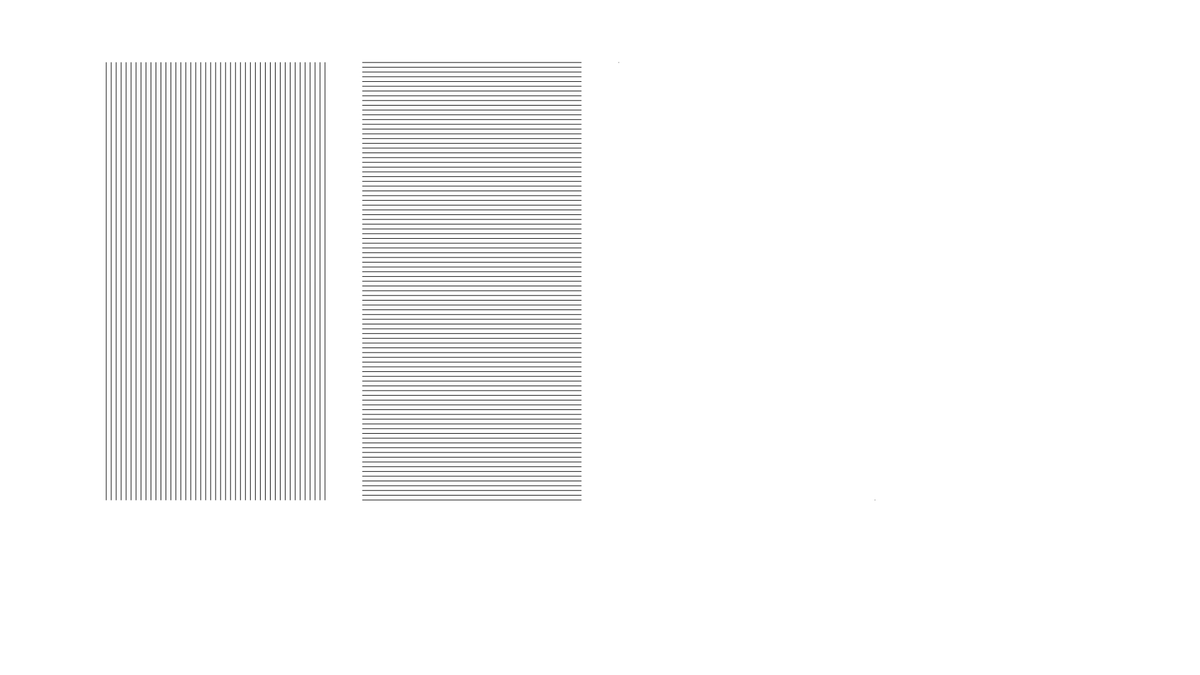
Frame 1 (no input)
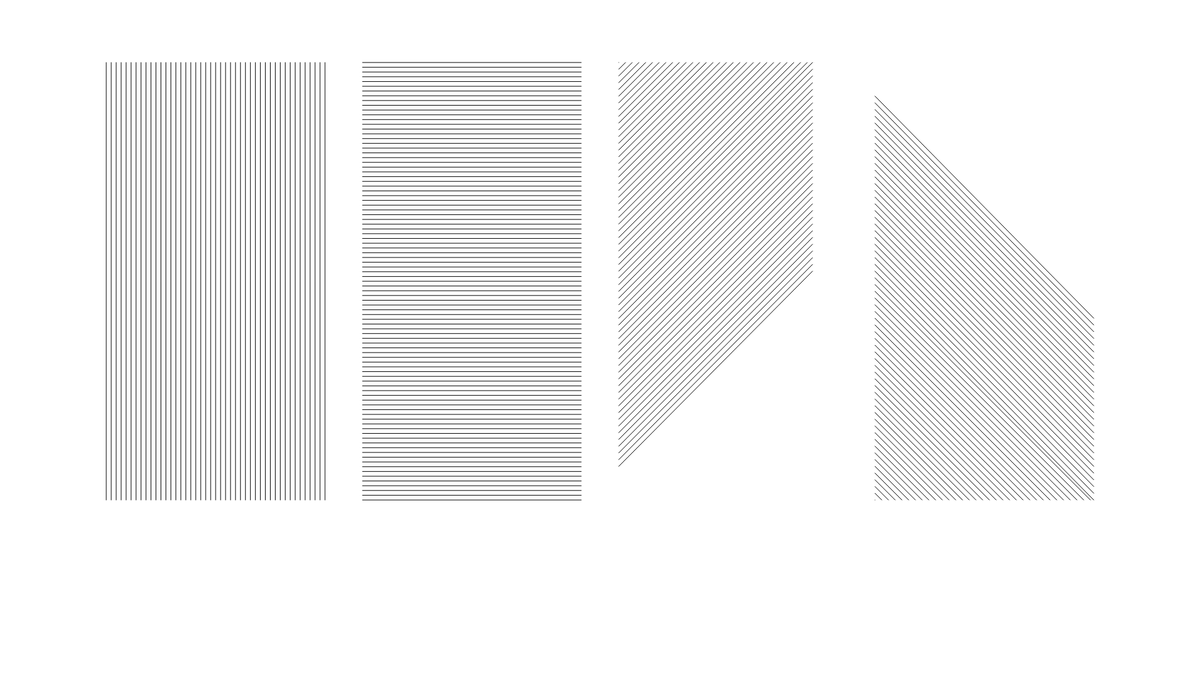
Frame 60 (no input)
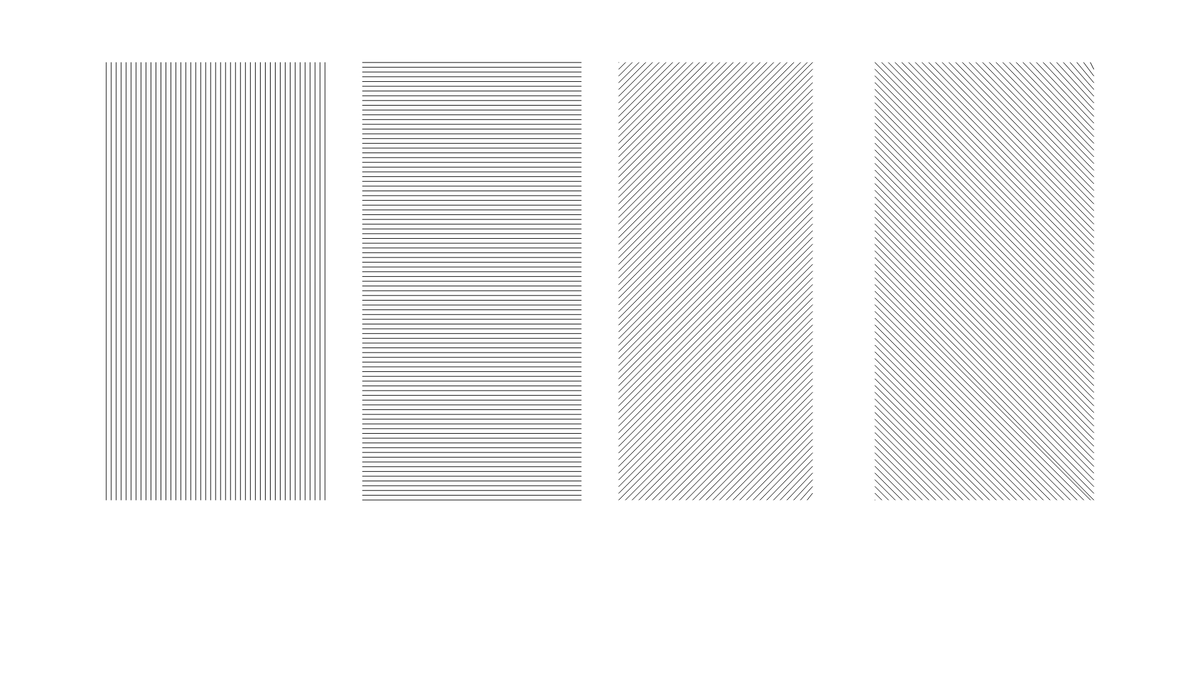
Frame 120 (the mouse pressed at the canvas centre since frame 60)

The p5.js sketch that drew these frames (run headless with seeded random() and noise() and a simulated clock; from frame 60 on, the mouse is pressed at the canvas centre):

// p5.js sketch
// ── sketch.js
/**
* Kevin's comments:  Nice work!  one thing I would say is in the future think about your variable names
* and try to use names that are more descriptive and less generic than a-j.  If someone else is reading your code
* you want to make it as easy as possible for them to read and understand what you're doing.
* keep up the good work!
*/
var a = 170;
var b = 100;
var c = 100;
var d = 990;
var e = 100;
var f = 990;
var g = 800;
var h = 1400;
var i = 800;
var j = 1400;
function setup() {
  createCanvas(1920,1080);
  
}

function draw() {
  //rect(a,100,350,700);
    while (a<520) {
      line(a,100,a,800);
      a=a+350/44;
    }
  
  //rect(580,100,350,700);
    while (b<800){
      line(580,b,930,b);
      b = b + 700/92;
    }
  
  //rect(990,100,350,700);
  if (c<=800 && d<=1300){
    line(990,c,d,100);  
    c=c+10.77;
    d=d+10.77;
  }
  if (c<=800 && d>1300){
    line(990,c,1300,e);
    c=c+10.77;
    e=e+10.77;
  }
  if (c>800 && d>1300){
    while (f<=1300){
      line (f,800,1300,e);
      f=f+10.77;
      e=e+10.77;
    }
  }
  //rect(1400,100,350,700);
  if (g>100 && h<1750){
    line (1400,g,h,800);
    g=g-10.77;
    h=h+10.77;
  }
  if (g>100 && h>1750){
    line (1400,g,1750,i);
    i=i-10.77;
    g=g-10.77;
    }
  
  if (g<100 && h>1750){
    while (i>=100){
    line (j,100,1750,i);
    i=i-10.77;
    j=j+10.77;
    }
  }
  
  
}
